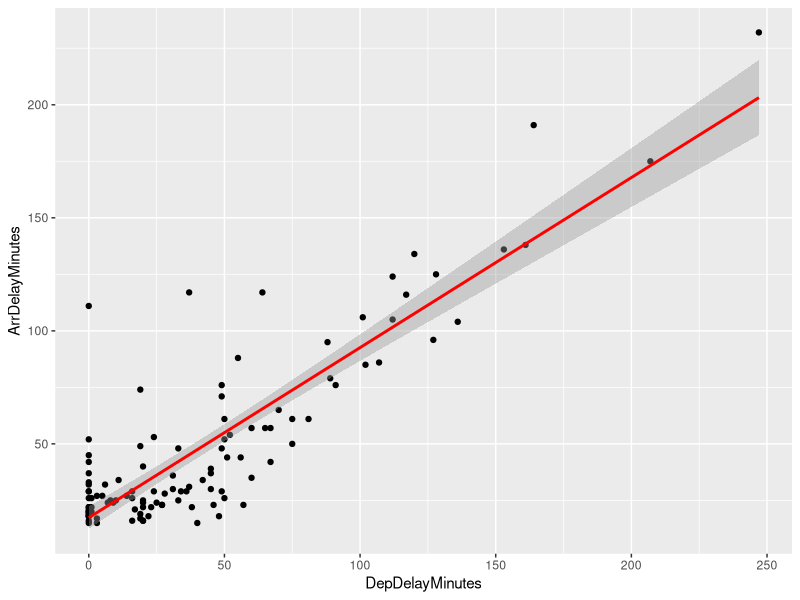
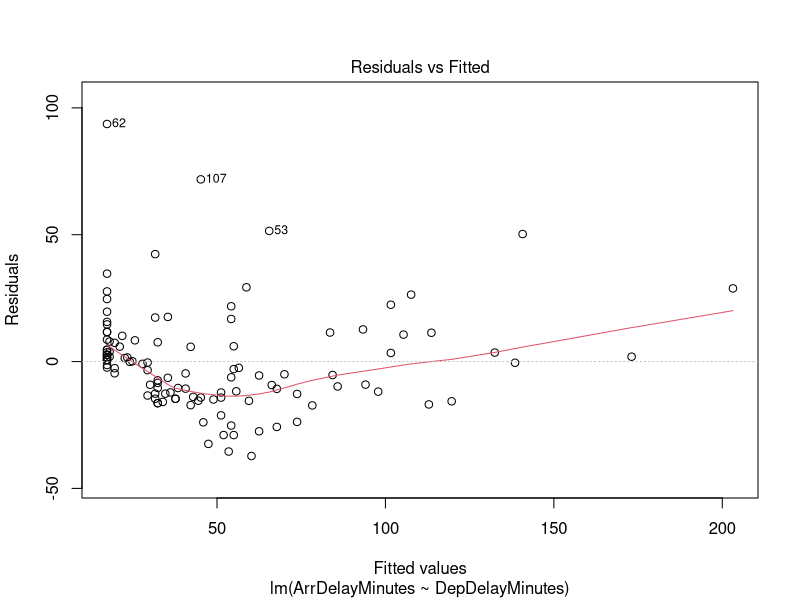
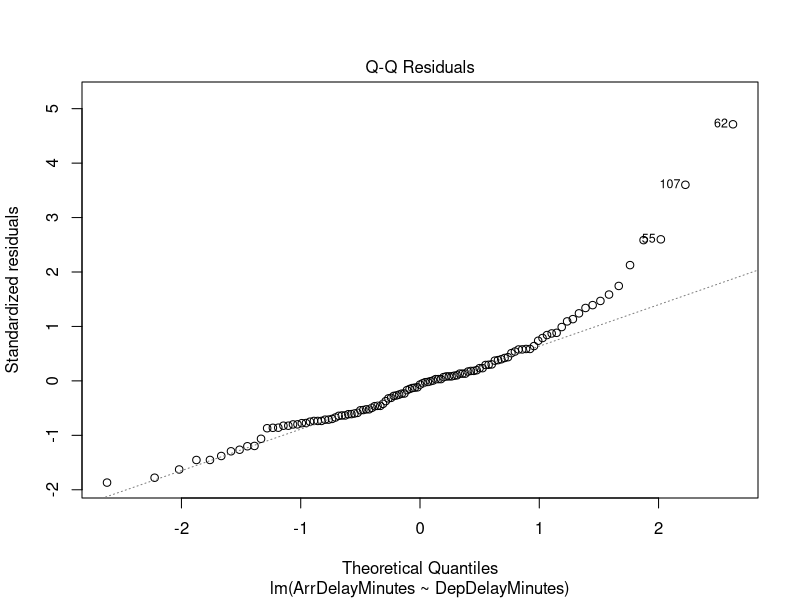
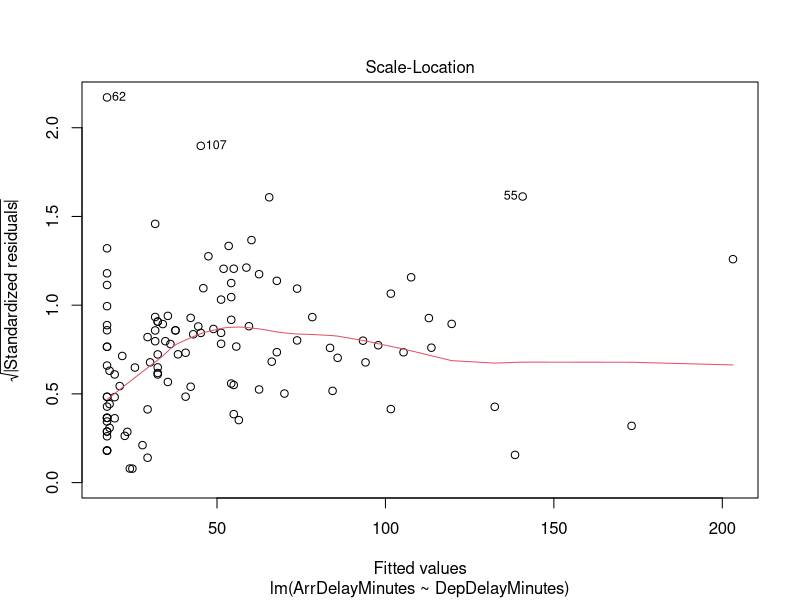
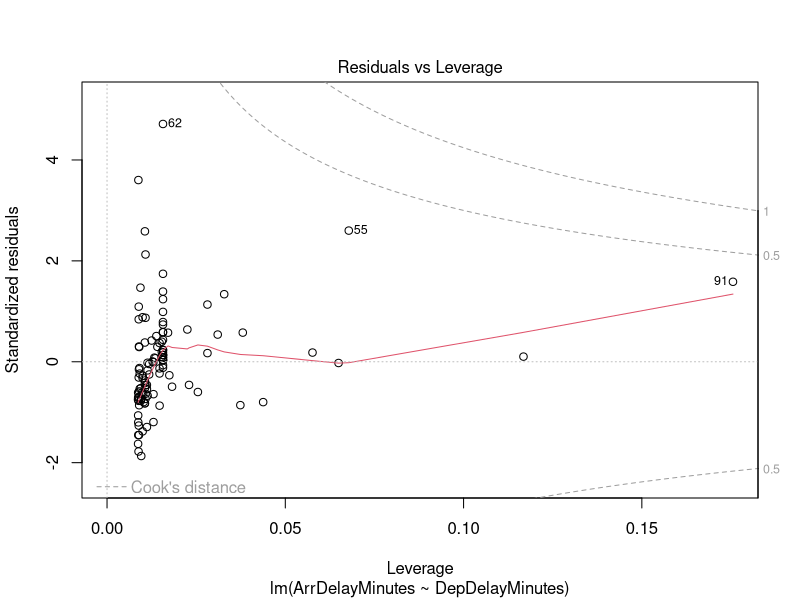

Source code (R) for these figures, in order:
## This is a R script on Model Development in R
library(tidyverse)
library(dplyr)
library(readr)
airline_data <- read_csv("Data/lax_to_jfk/lax_to_jfk.csv")
aa_delays <- airline_data %>%
  filter(CarrierDelay != "NA",
         Reporting_Airline == "AA")
linear_model <- lm(ArrDelayMinutes ~ DepDelayMinutes, data = aa_delays)
summary(linear_model)
# Creating a new never seen data to predict the values
new_depdelay <- data.frame(
  DepDelayMinutes = c(12, 19, 24))
pred <- predict(linear_model, newdata = new_depdelay, interval = "confidence")
pred
## checking
mlr <- lm(ArrDelayMinutes ~ CarrierDelay + LateAircraftDelay, 
          data = aa_delays)
summary(mlr)
CarrierDelay <- c(10, 20, 30)
LateAircraftDelay <- c(20, 60, 30)
new_multidelay <- data.frame(CarrierDelay, LateAircraftDelay)
pred <- predict(mlr, newdata = new_multidelay, interval = "confidence")
pred
library(ggplot2)
ggplot(aa_delays, aes(x= DepDelayMinutes, y = ArrDelayMinutes)) + geom_point() +
  stat_smooth(method = "lm", col = "red")
linear_model <- lm(ArrDelayMinutes ~ DepDelayMinutes,
                   data = aa_delays)
plot(linear_model)
##checking 6/3/22##
